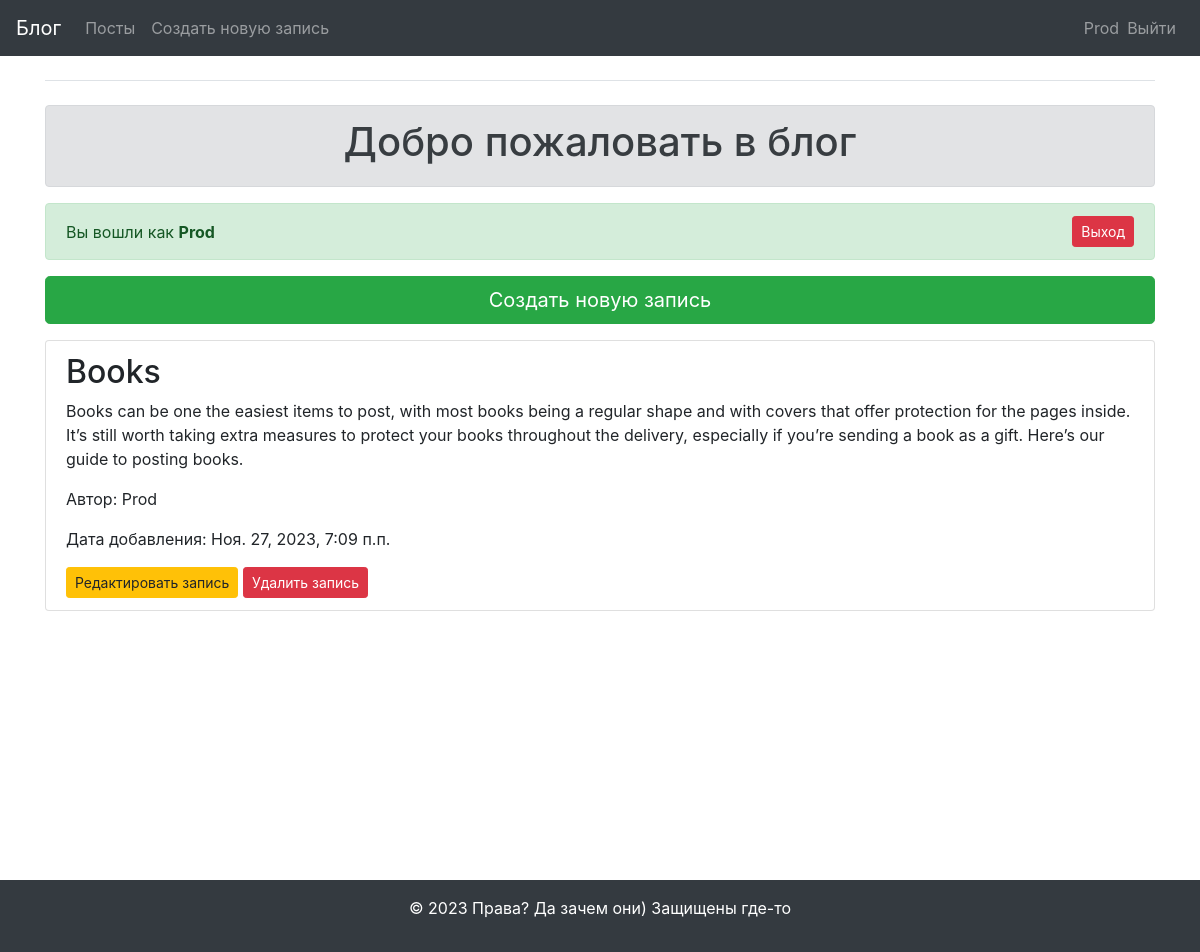
The app's page / (signed in) with its own data.
### blogs/models.py (models this page shows, shortened)
class BlogPost(models.Model):
    title = models.CharField(max_length=200)
    text = models.TextField()
    date_added = models.DateTimeField(auto_now_add=True)
    author = models.ForeignKey(User, on_delete=models.CASCADE)

### blogs/views.py (the view)
# urls.py: 2. Add a URL to urlpatterns:  path('', views.home, name='home')
def home(request):
    blog_posts = BlogPost.objects.order_by('-date_added')
    current_year = datetime.now().year
    return render(request, 'blogs/home.html', {'blog_posts': blog_posts})

### blogs/templates/blogs/home.html (shortened to what this page needs)
{% extends "blogs/base.html" %}
{% block content %}
	<div class="alert alert-secondary text-center" role="alert">
		<h1 class="display-6">Добро пожаловать в блог</h1>
	</div>
    {% if user.is_authenticated %}
    <div class="alert alert-success d-flex justify-content-between align-items-center">
        <p class="mb-0">Вы вошли как <strong>{{ user.username }}</strong></p>
        <a href="{% url 'user_logout' %}" class="btn btn-danger btn-sm">Выход</a>
    </div>
		<a href="{% url 'create_post' %}" class="btn btn-success btn-lg mb-3 btn-block">Создать новую запись</a>
{% endif %}
    <ul class="list-group">
        {% for post in blog_posts %}
            <li class="list-group-item">
                <h2>{{ post.title }}</h2>
                <p>{{ post.text }}</p>
                <p>Автор: {{ post.author.username }}</p>
                <p>Дата добавления: {{ post.date_added }}</p>
                {% if user.is_authenticated and user == post.author %}
                    <a href="{% url 'edit_post' post.id %}" class="btn btn-sm btn-warning">Редактировать запись</a>
                    <a href="{% url 'delete_post' post.id %}" class="btn btn-sm btn-danger">Удалить запись</a>
                {% endif %}
            </li>
        {% endfor %}
    </ul>
{% endblock %}

### blogs/templates/blogs/base.html (shortened to what this page needs)
{% load bootstrap4 %}
{% load static %}
<!DOCTYPE html>
<html lang="ru">
<head>
    {% bootstrap_css %}
	 <link rel="stylesheet" href="{% static 'css/sticky-footer.css' %}">
</head>
<body>
<nav class="navbar navbar-expand-md navbar-dark bg-dark mb-4">
    <a class="navbar-brand" href="{% url 'home' %}">Блог</a>
    <div class="collapse navbar-collapse" id="navbarCollapse">
        <ul class="navbar-nav mr-auto ">
            <li class="nav-item">
                <a class="nav-link" href="{% url 'home' %}">Посты</a>
                {% if user.is_authenticated %}
                    <li class="nav-item">
                        <a class="nav-link" href="{% url 'create_post' %}">Создать новую запись</a>
                    </li>
                {% endif %}
            </li>
        </ul>
        {% if user.is_authenticated %}
        <ul class="navbar-nav">
            <li class="nav-item">
                <span class="navbar-text">{{ user }}</span>
            </li>
            <li class="nav-item">
                <a class="nav-link" href="{% url 'user_logout' %}">Выйти</a>
            </li>
        </ul>
        {% endif %}
    </div>
</nav>
<main class="container">
    <div class="pb-0 mb-4 border-bottom">
    </div>
    <div>
        {% block content %}{% endblock content %}
    </div>
</main>
<footer class="footer mt-auto py-3 bg-dark text-white">
    <div class="container text-center">
        <p>&copy; <span id="currentYear"></span> Права? Да зачем они) Защищены где-то</p>
    </div>
</footer>
</body>
</html>

### blogs/static/css/sticky-footer.css (style rules this page uses)
html, body { height: 100%; }
.container { min-height: 100%; }
.footer { margin-top: auto; }

### records on screen
BlogPost: title "Books", text "Books can be one the easiest items to post, with most books being a regular shape and with covers that offer protection for the pages inside. It’s still worth taking extra measures to protect your books throughout the delivery, especially if you’re sending a book as a gift. Here’s our guide to posting books.", author.username "Prod", date_added "Ноя. 27, 2023, 7:09 п.п.", shows "Редактировать запись"

### other values on screen
{{ user }} "Prod"
{{ user.username }} "Prod"
